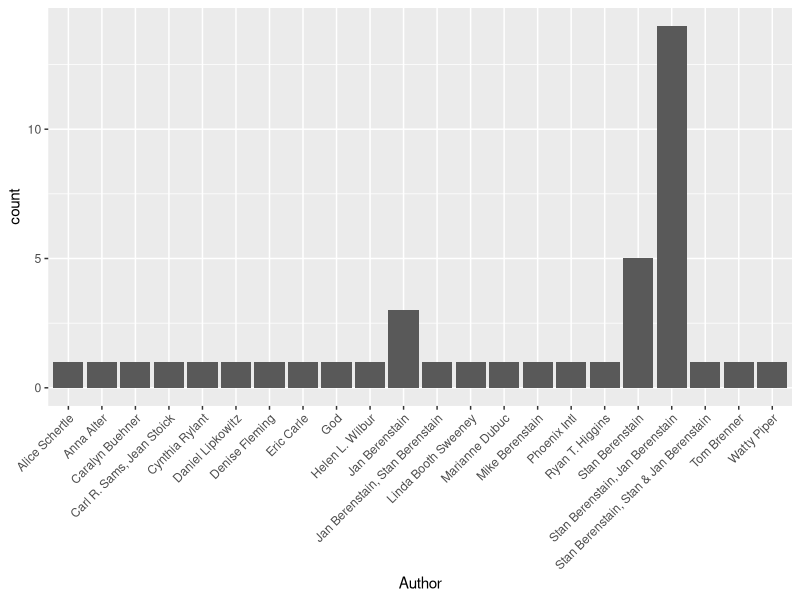
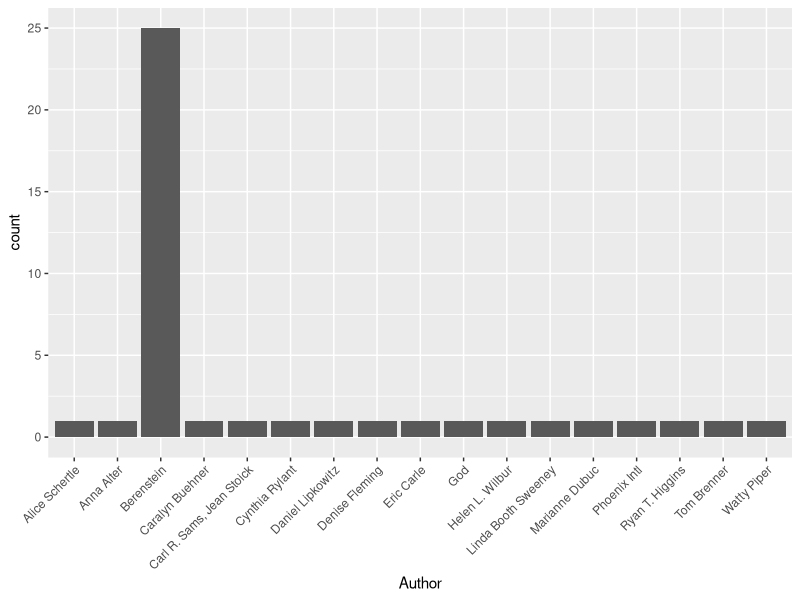
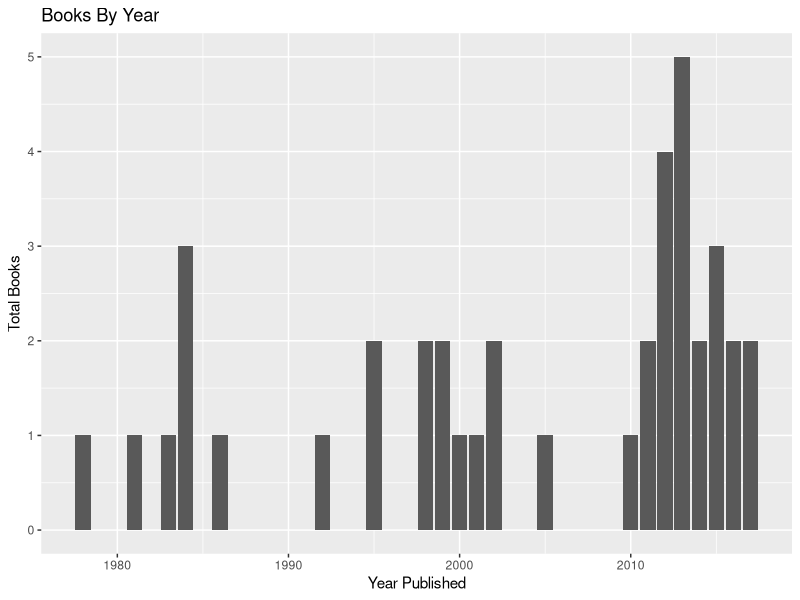
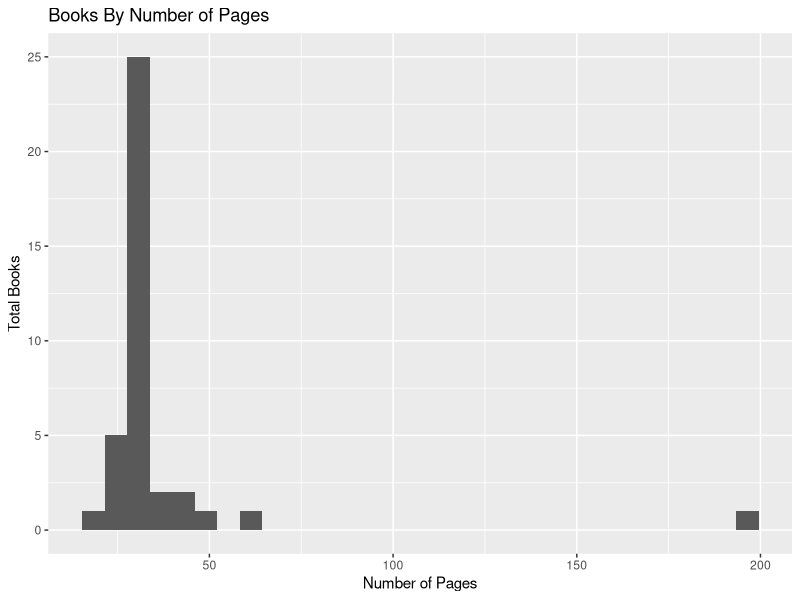
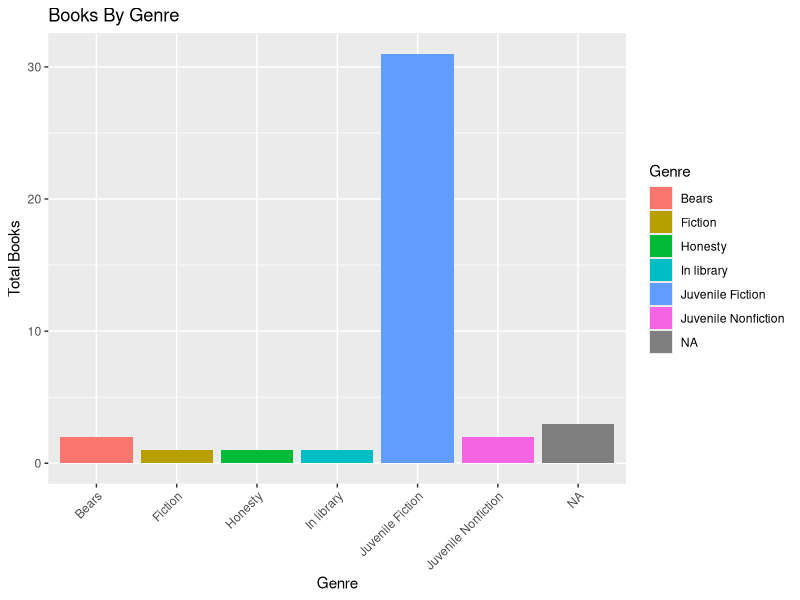

Recreate these plots in R, in order. (Note: this script raises an error after producing the figures.)
## ---- chunk 1
options(width = 200)
options(stringsAsFactors = FALSE)
## ---- chunk 2
library(tidyverse)
library(tidytext)
## ---- chunk 3
booksread = read_csv("books.csv")
booksread = booksread %>% 
  select_if(function(x) any(!is.na(x)))
summary(booksread)
## ---- chunk 4
books = booksread %>%
  select(Title, Author, Publisher, `Date Published`, `Year Published`,
         Genre, Summary, `Number of Pages`, `Date Added`, `Google VolumeID`) 
## ---- chunk 5
ggplot(data = books, aes(Author)) +
  geom_bar() +
  theme(axis.text.x = element_text(angle = 45, hjust = 1))
## ---- chunk 6
books = books %>%
  mutate(Author = ifelse(grepl("Bere", Author)==TRUE, "Berenstein", Author))

ggplot(data = books, aes(Author)) +
  geom_bar() +
  theme(axis.text.x = element_text(angle = 45, hjust = 1))
## ---- chunk 7
books %>%
  filter(Author=="God")
## ---- chunk 8
ggplot(data = books, aes(`Year Published`)) +
  geom_bar() +
  ggtitle("Books By Year") + ylab("Total Books")

ggplot(data = books, aes(`Number of Pages`)) +
  geom_histogram() +
  ggtitle("Books By Number of Pages") + ylab("Total Books")

ggplot(data = books, aes(Genre, fill = Genre)) +
  geom_bar() +
  ggtitle("Books By Genre") + ylab("Total Books")  +
  theme(axis.text.x = element_text(angle = 45, hjust = 1))
## ---- chunk 9
books %>%
  filter(is.na(Genre))
## ---- chunk 10
books %>%
  filter(Title=="Mama Cat Has Three Kittens") %>%
  select(Summary)
## ---- chunk 11
text_df = data_frame(line = 1:length(books$Summary), text = as.character(books$Summary), book = books$Title, Genre = books$Genre, Author = books$Author)

textcleaned = text_df %>%
  unnest_tokens(word, text)

cleanedarticle = anti_join(textcleaned,stop_words, by = "word")

nrc = get_sentiments("nrc")

tweetsentimentnrc = cleanedarticle %>%
  inner_join(nrc, by = "word")

tweetsentimentnrc = tweetsentimentnrc %>%
  mutate(sent = ifelse(sentiment=="joy"|sentiment=="positive"|sentiment=="suprise"|sentiment=="trust","Positive Words",
                       ifelse(sentiment=="disgust"|sentiment=="fear"|sentiment=="negative"|sentiment=="sadness","Negative Words","Neutral Words"))) %>%
  mutate(sent = as.factor(sent))

tweetsentimentnrc
## ---- chunk 12
ggplot(data = tweetsentimentnrc, aes(sent, color = sentiment, fill = sentiment)) +
  geom_bar() +
  ggtitle("Type of Words my Children Listen in Books") + xlab("Sentiment") + ylab("Total Count")
## ---- chunk 13
ggplot(data = tweetsentimentnrc, aes(sent, color = sentiment, fill = sentiment)) +
  geom_bar() +
  facet_wrap("Author", scales = "free_y") +
  ggtitle("Type of Words my Children Listen in Books") + xlab("Sentiment") + ylab("Total Count")  +
  theme(axis.text.x = element_text(angle = 45, hjust = 1))
## ---- chunk 14
ggplot(data = tweetsentimentnrc, aes(sent, fill = sent)) +
  geom_bar() +
  facet_wrap("Genre", scales = "free_y")
